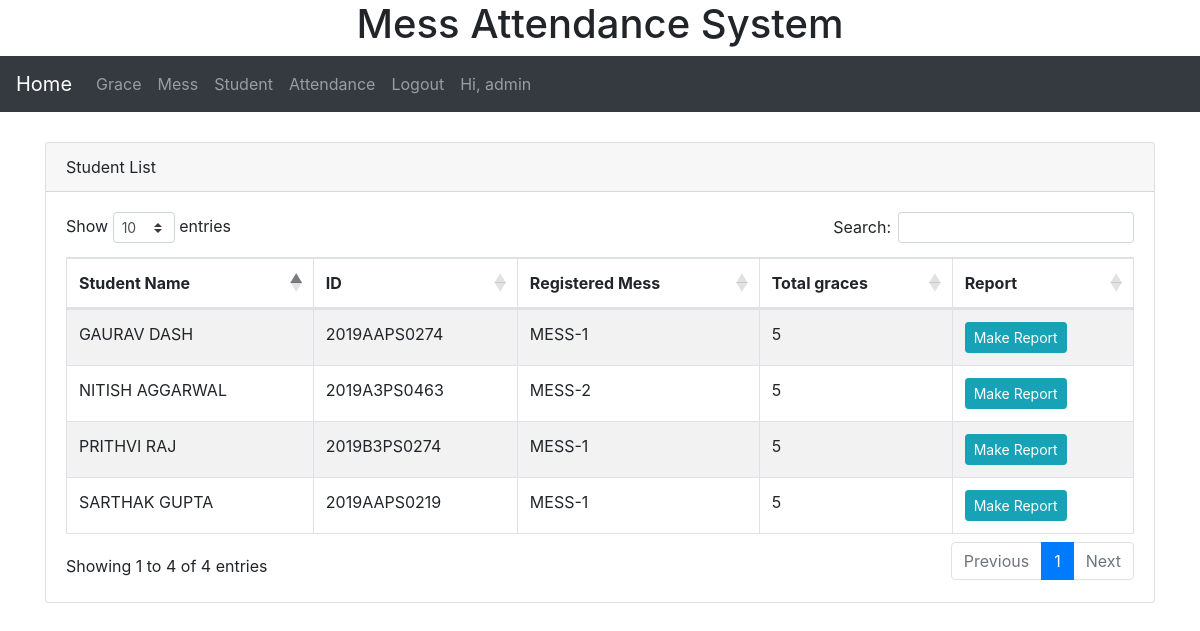
/admin/student.php (signed in), run on an earlier commit of the app's database.
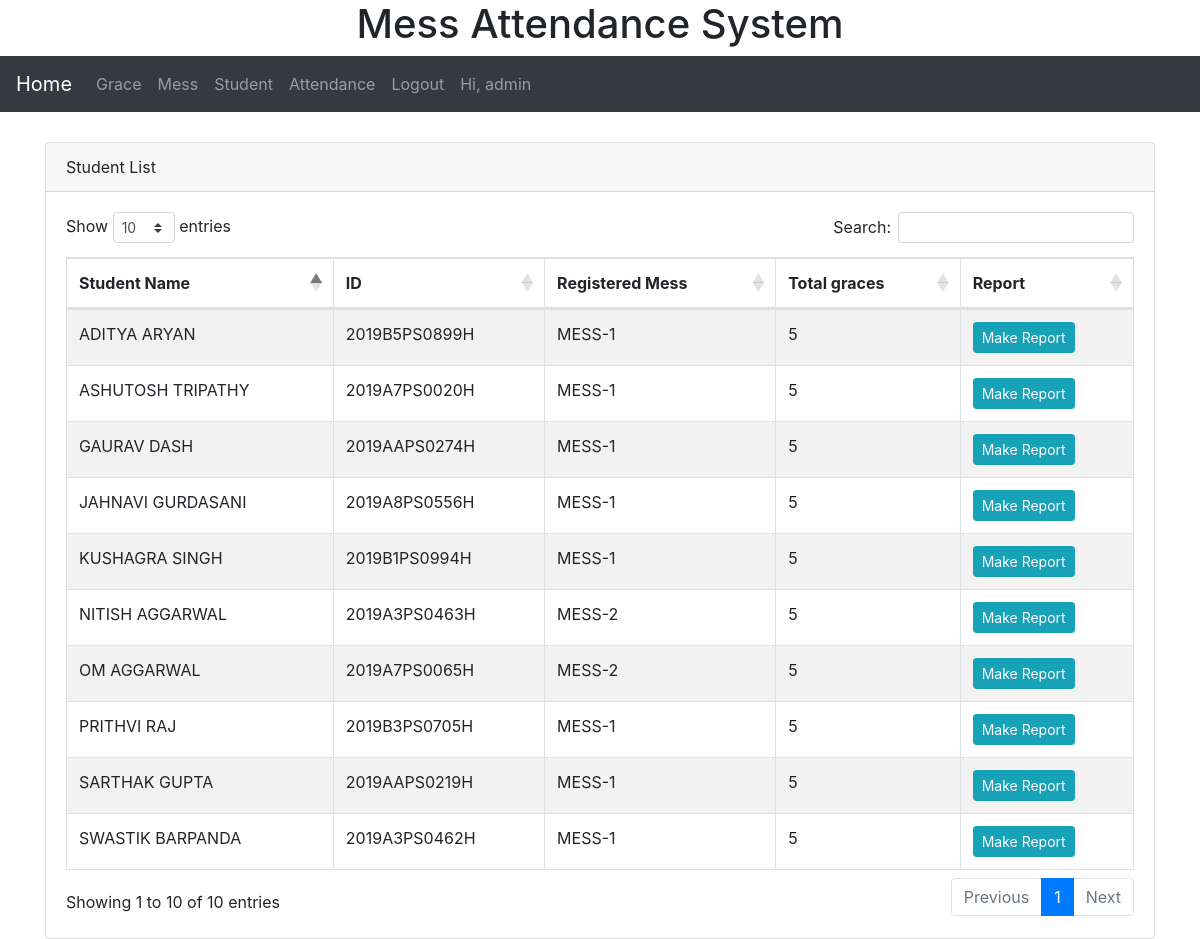
And on a later commit of the database.
### tables this page shows
CREATE TABLE `student_info` (
  `Total remaining Graces` int(15) NOT NULL DEFAULT 5,
  `uid` varchar(10) NOT NULL,
  `Mess` text NOT NULL,
  `ID` varchar(15) NOT NULL,
  `Name` varchar(25) NOT NULL
);

### admin/student.php (the view, shortened to what this page needs)
<?php
include('admin_page.php')
?>
<div class="container" style="margin-top:30px">
  <div class="card">
   <div class="card-header">
      <div class="row">
        <div class="col-md-9">Student List</div>
        <div class="col-md-3" align="right">
        </div>
      </div>
    </div>
   <div class="card-body">
    <div class="table-responsive">
        <span id="message_operation"></span>
     <table class="table table-striped table-bordered" id="student_table">
      <thead>
       <tr>
        <th>Student Name</th>
        <th>ID</th>
        <th>Registered Mess</th>
        <th>Total graces</th>
        <th>Report</th>
       </tr>
      </thead>
      <tbody>
      <?php
      $result=$link->query("SELECT * FROM `student_info`") or die(mysqli_error());
      while($row = $result->fetch_array()){
      ?>
      <tr>
      <td><?php echo $row['Name'] ?></td>
      <td><?php echo $row['ID'] ?></td>
      <td><?php echo $row['Mess'] ?></td>
      <td><?php echo $row['Total remaining Graces'] ?></td>
      <td><?php echo '<button type="button" name="report_button" id="'.$row["ID"].'" class="btn btn-info btn-sm report_button">Make Report</button>' ?></td>
      </tr>
      <?php
      }
      ?>
      </tbody>
     </table>
    </div>
   </div>
  </div>
</div>
</body>
</html>
<link rel="stylesheet" href="https://cdnjs.cloudflare.com/ajax/libs/bootstrap-datepicker/1.9.0/css/bootstrap-datepicker.min.css">

### admin/admin_page.php (shortened to what this page needs)
<?php
include('db_connect.php');
$query="SELECT username FROM `admin_info` WHERE admin_id='".$_SESSION['admin_id']."'";
$result=mysqli_query($link,$query);
$row=mysqli_fetch_array($result);
?>
<!DOCTYPE html>
<html lang="en">
<head>
  <link rel="stylesheet" href="https://maxcdn.bootstrapcdn.com/bootstrap/4.3.1/css/bootstrap.min.css">
  <link rel="stylesheet" href="https://cdn.datatables.net/1.10.19/css/dataTables.bootstrap4.min.css">
</head>
<body>
<div class="jumbotron-small text-center" style="margin-bottom:0">
  <h1>Mess Attendance System</h1>
</div>
<nav class="navbar navbar-expand-sm bg-dark navbar-dark">
  <a class="navbar-brand" href="index.php">Home</a>
  <div class="collapse navbar-collapse" id="collapsibleNavbar">
    <ul class="navbar-nav">
      <li class="nav-item">
        <a class="nav-link" href="grace.php">Grace</a>
      </li>
      <li class="nav-item">
        <a class="nav-link" href="Mess.php">Mess</a>
      </li>
      <li class="nav-item">
        <a class="nav-link" href="student.php">Student</a>
      </li>
      <li class="nav-item">
        <a class="nav-link" href="attendance.php">Attendance</a>
      </li>
      <li class="nav-item">
        <a class="nav-link" href="logout.php">Logout</a>
      </li>
      <li class="nav-item ">
      <a class="nav-link " href="#">Hi, <?php echo $row['username'] ?></a>
      </li>
    </ul>
  </div>
</nav>

What changed in the data, as far as the page shows it:
added student_info: Name "ASHUTOSH TRIPATHY", ID "2019A7PS0020H", Mess "MESS-1", Total remaining Graces "5"
added student_info: Name "OM AGGARWAL", ID "2019A7PS0065H", Mess "MESS-2", Total remaining Graces "5"
changed student_info "SARTHAK GUPTA": ID "2019AAPS0219" → "2019AAPS0219H"
changed student_info "GAURAV DASH": ID "2019AAPS0274" → "2019AAPS0274H"
added student_info: Name "SWASTIK BARPANDA", ID "2019A3PS0462H", Mess "MESS-1", Total remaining Graces "5"
changed student_info "NITISH AGGARWAL": ID "2019A3PS0463" → "2019A3PS0463H"
added student_info: Name "JAHNAVI GURDASANI", ID "2019A8PS0556H", Mess "MESS-1", Total remaining Graces "5"
changed student_info "PRITHVI RAJ": ID "2019B3PS0274" → "2019B3PS0705H"
added student_info: Name "ADITYA ARYAN", ID "2019B5PS0899H", Mess "MESS-1", Total remaining Graces "5"
added student_info: Name "KUSHAGRA SINGH", ID "2019B1PS0994H", Mess "MESS-1", Total remaining Graces "5"
Also different on the page:
text written by a page script: "Show entries Search: Showing 1 to 4 of 4 entries Previous 1 Next" → "Show entries Search: Showing 1 to 10 of 10 entries Previous 1 Next"
